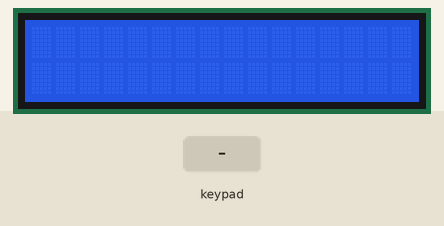
Simulated run of this sketch. Board: Arduino Uno, built with avr-gcc and run on an emulated ATmega328P. Parts: 16×2 character LCD. The inputs (shaded band) are chosen by the test bench.

Above: at 1.2 s.
1.3 s: keypad keys 2 3 4 5 # pressed 0.4 s apart
At 3.5 s:
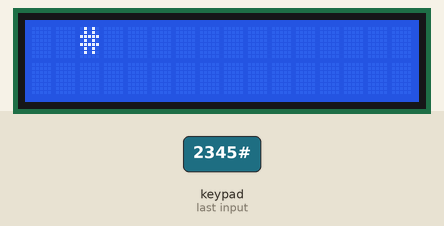
4.8 s: key 'A' pressed
At 6.0 s:
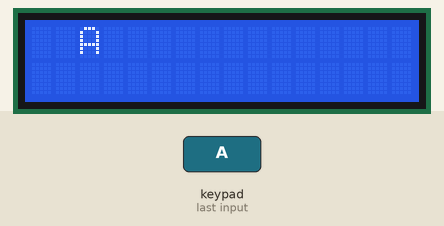
6.3 s: key 'B' pressed
At 7.4 s:
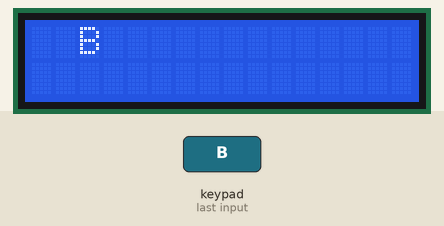
7.8 s: keypad keys 2 3 4 5 * pressed 0.4 s apart
At 9.7 s:
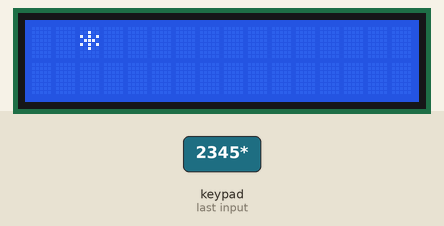
11.3 s: key 'C' pressed
At 12.3 s:
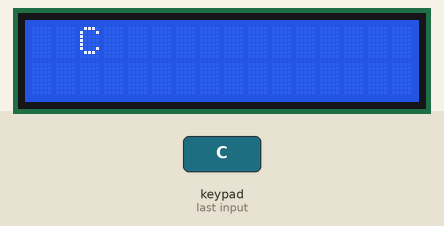
12.8 s: keypad keys 2 3 4 5 D pressed 0.4 s apart
At 13.0 s:
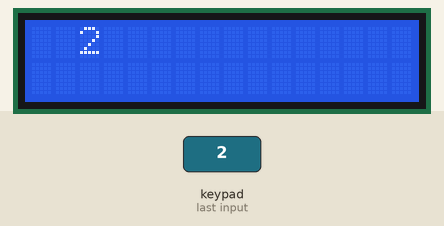
Timing chart, 0 to 15.8 s (numbered marks = the images above; inputs shaded):
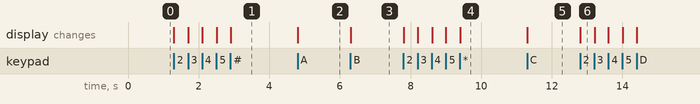

Measured:
- after the input at 1.3 s, the display: first changes at once (image 1 shows a later state)
- after the input at 4.8 s, the display: changes at once (image 2)
- after the input at 6.3 s, the display: changes at once (image 3)
- after the input at 7.8 s, the display: first changes at once (image 4 shows a later state)
- after the input at 11.3 s, the display: changes at once (image 5)
- after the input at 12.8 s, the display: changes at once (image 6)

The sketch:

exp5-lcd-display.ino
```cpp
#include<Keypad.h>
#include<LiquidCrystal_I2C.h>
const byte ROWS = 4;
const byte COLS = 4;
char keys[ROWS][COLS] = {
  { '1', '2', '3', 'A' },
  { '4', '5', '6', 'B' },
  { '7', '8', '9', 'C' },
  { '*', '0', '#', 'D' }
};
byte rowPins[ROWS] = {2,3,4,5};
byte colPins[COLS] = {6,7,8,9};

Keypad keypad = Keypad(makeKeymap(keys),rowPins,colPins,ROWS,COLS);

LiquidCrystal_I2C lcd(0x20,4,5,6,0,1,2,3,7,POSITIVE);

void setup()
{
    lcd.begin(16,2);
    lcd.backlight();
    lcd.clear();
    lcd.setCursor(0,0);
}
void loop()
{
    char key = keypad.getKey();
    if(key)
    {
        lcd.setCursor(2,0);
        lcd.print(key);
    }
}
```
